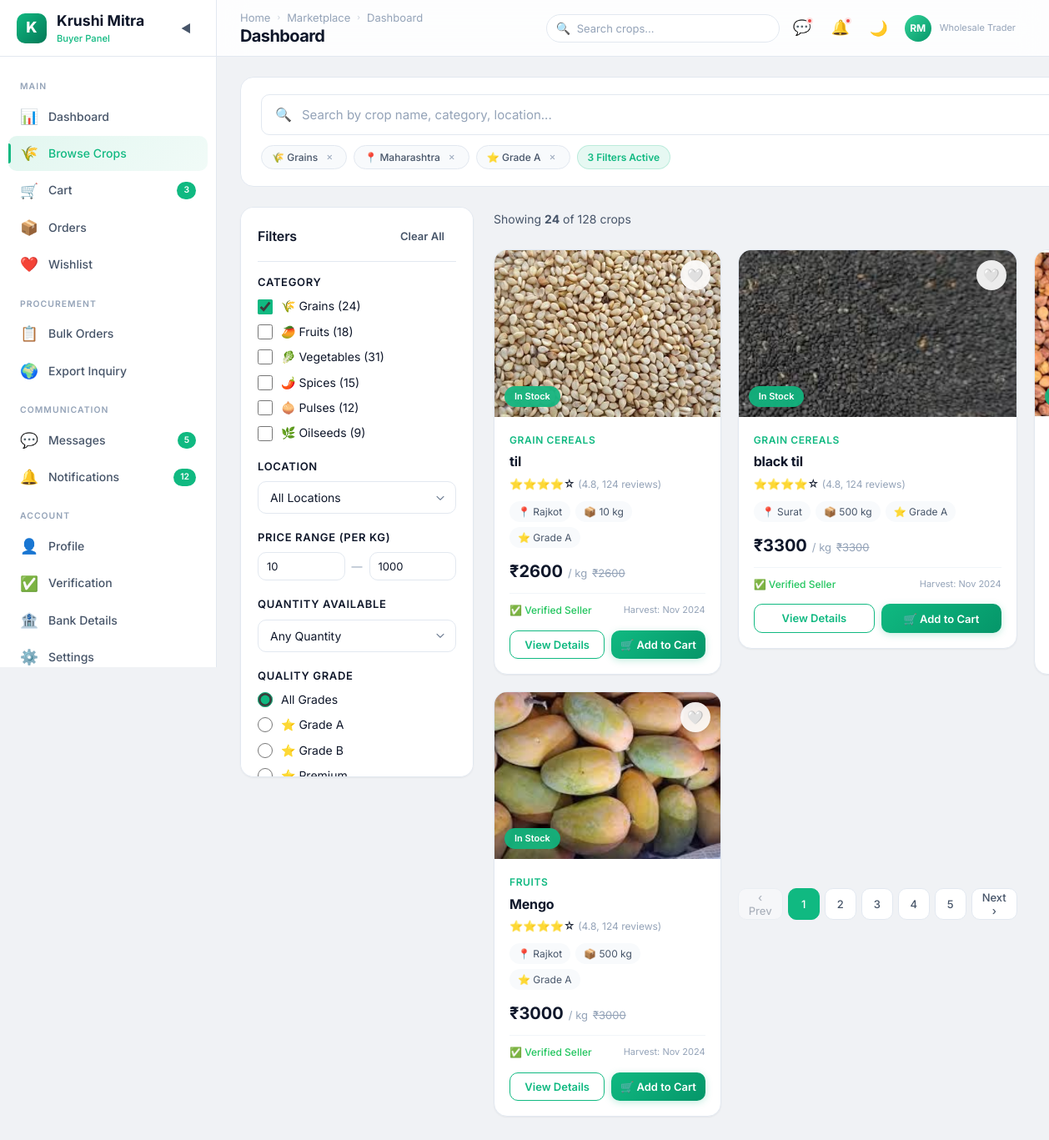
Screenshot of /buyer/browse-crops/ (signed in) with the database file from the repository.
### farmer/models.py (models this page shows)
class crop(models.Model):
    CATEGORY_CHOICES = (
        ('grain cereals', 'Grain cereals'),
        ('vegetables', 'Vegetables'),
        ('fruits', 'Fruits'),
        ('pulses', 'Pulses'),
        ('spices', 'Spices'),
        ('cotton', 'Cotton'),
    )
    user = models.ForeignKey(User,on_delete=models.CASCADE,related_name="seller")
    cropname = models.CharField(max_length=20)
    category = models.CharField(max_length=20 , choices = CATEGORY_CHOICES)
    quantity = models.IntegerField()
    price = models.IntegerField()
    description = models.TextField(null=True, blank=True)
    image = models.FileField(upload_to='crop/images/', null=True, blank=True)
    is_approved = models.BooleanField(default=False)
    created_at = models.DateTimeField(auto_now_add=True)
    def __str__(self):
        return f"{self.user} --> {self.cropname}"

class User(AbstractUser):
    ROLE_CHOICES = (
        ('Farmer', 'Farmer'),
        ('Buyer', 'Buyer'),
        ('Subadmin', 'Subadmin')
    )
    name = models.CharField(max_length=255)
    role = models.CharField(max_length=20, choices=ROLE_CHOICES)
    email = models.EmailField(unique=True,blank=True, null=True)
    city = models.CharField(max_length=100, blank=True, null=True)
    contact = models.CharField(max_length=10, unique=True , blank=True, null=True)
    password = models.CharField(max_length=128)
    is_active = models.BooleanField(default=False)
    def __str__(self):
        if self.email:
            return self.email
        elif self.contact:
            return self.contact
        return "No Data"

### farmer/views.py (the view)
        def wrapper(request, *args, **kwargs):
            if "contact" in request.session:
                try:
                    user = User.objects.get(contact=request.session['contact'])
                    request.uid = user
                    if user.role not in allowed_roles:
                        messages.error(request, "Access Denied")
                        return redirect('login')
                    return view_function(request, *args, **kwargs)
                except User.DoesNotExist:
                    return redirect('login')
            return redirect('login')

### buyer/views.py (called while the page is built)
@check_login(['Buyer'])
def buyer_browse_crops(request):
    all_crops = crop.objects.filter(is_approved = True)
    print("==================>",all_crops)
    context = {'all_crops' : all_crops}
    return render(request, "buyer/browse-crops.html",context)

### farmer/views.py (called while the page is built)
def check_login(allowed_roles):
    def decorator(view_function):
        def wrapper(request, *args, **kwargs):
            if "contact" in request.session:
                try:
                    user = User.objects.get(contact=request.session['contact'])
                    request.uid = user
                    if user.role not in allowed_roles:
                        messages.error(request, "Access Denied")
                        return redirect('login')
                    return view_function(request, *args, **kwargs)
                except User.DoesNotExist:
                    return redirect('login')
            return redirect('login')
        return wrapper
    return decorator

### buyer/templates/buyer/browse-crops.html (shortened to what this page needs)
<!DOCTYPE html>
{% load static %}
<html lang="en" data-theme="light">
<head>
  <link rel="stylesheet" href="{% static 'buyer/css/style.css' %}">
  <link rel="stylesheet" href="{% static 'buyer/css/browse-crops.css' %}">
</head>
<body>
  <div class="app-layout">
    <aside class="sidebar">
      <div class="sidebar-header">
        <div class="sidebar-logo">
          <div class="sidebar-logo-icon">K</div>
          <div>
            <div class="sidebar-logo-text">Krushi Mitra</div>
            <span class="sidebar-logo-sub">Buyer Panel</span>
          </div>
        </div>
        <button class="sidebar-toggle">◀</button>
      </div>
      <nav class="sidebar-nav">
        <div class="sidebar-section-label">Main</div>
        <a href="{% url 'buyer_dashboard' %}" class="sidebar-item" data-tooltip="Dashboard"><span
            class="sidebar-item-icon">📊</span><span class="sidebar-item-text">Dashboard</span></a>
        <a href="{% url 'buyer_browse_crops' %}" class="sidebar-item active" data-tooltip="Browse Crops"><span
            class="sidebar-item-icon">🌾</span><span class="sidebar-item-text">Browse Crops</span></a>
        <a href="{% url 'buyer_cart' %}" class="sidebar-item" data-tooltip="Cart"><span
            class="sidebar-item-icon">🛒</span><span class="sidebar-item-text">Cart</span><span
            class="sidebar-item-badge">3</span></a>
        <a href="{% url 'buyer_orders' %}" class="sidebar-item" data-tooltip="Orders"><span
            class="sidebar-item-icon">📦</span><span class="sidebar-item-text">Orders</span></a>
        <a href="{% url 'buyer_wishlist' %}" class="sidebar-item" data-tooltip="Wishlist"><span
            class="sidebar-item-icon">❤️</span><span class="sidebar-item-text">Wishlist</span></a>
        <div class="sidebar-section-label">Procurement</div>
        <a href="{% url 'buyer_bulk_order' %}" class="sidebar-item" data-tooltip="Bulk Orders"><span
            class="sidebar-item-icon">📋</span><span class="sidebar-item-text">Bulk Orders</span></a>
        <a href="{% url 'buyer_export_inquiry' %}" class="sidebar-item" data-tooltip="Export Inquiry"><span
            class="sidebar-item-icon">🌍</span><span class="sidebar-item-text">Export Inquiry</span></a>
        <div class="sidebar-section-label">Communication</div>
        <a href="{% url 'buyer_messages' %}" class="sidebar-item" data-tooltip="Messages"><span
            class="sidebar-item-icon">💬</span><span class="sidebar-item-text">Messages</span><span
            class="sidebar-item-badge">5</span></a>
        <a href="{% url 'buyer_notifications' %}" class="sidebar-item" data-tooltip="Notifications"><span
            class="sidebar-item-icon">🔔</span><span class="sidebar-item-text">Notifications</span><span
            class="sidebar-item-badge">12</span></a>
        <div class="sidebar-section-label">Account</div>
        <a href="{% url 'buyer_profile' %}" class="sidebar-item" data-tooltip="Profile"><span
            class="sidebar-item-icon">👤</span><span class="sidebar-item-text">Profile</span></a>
        <a href="{% url 'buyer_verification' %}" class="sidebar-item" data-tooltip="Verification"><span
            class="sidebar-item-icon">✅</span><span class="sidebar-item-text">Verification</span></a>
        <a href="{% url 'buyer_bank_details' %}" class="sidebar-item" data-tooltip="Bank Details"><span
            class="sidebar-item-icon">🏦</span><span class="sidebar-item-text">Bank Details</span></a>
        <a href="{% url 'buyer_settings' %}" class="sidebar-item" data-tooltip="Settings"><span
            class="sidebar-item-icon">⚙️</span><span class="sidebar-item-text">Settings</span></a>
      </nav>
    </aside>
    <div class="main-wrapper">
      <header class="navbar">
        <div class="navbar-left">
          <div>
            <div class="breadcrumb"><a href="{% url 'buyer_dashboard' %}">Home</a><span
                class="breadcrumb-sep">›</span><a href="{% url 'buyer_browse_crops' %}">Marketplace</a><span
                class="breadcrumb-sep">›</span><span class="current">Browse Crops</span></div>
            <h1 class="page-title">Browse Crops</h1>
          </div>
        </div>
        <div class="navbar-right">
          <div class="search-box"><span class="search-icon">🔍</span><input type="text" placeholder="Search crops..."
              aria-label="Search"></div>
          <a href="{% url 'buyer_messages' %}" class="nav-btn" title="Messages">💬<span class="badge-dot"></span></a>
          <a href="{% url 'buyer_notifications' %}" class="nav-btn" title="Notifications">🔔<span
              class="badge-dot"></span></a>
          <button class="theme-toggle">🌙</button>
          <div class="dropdown">
            <div class="profile-btn dropdown-trigger">
              <div class="profile-avatar">RM</div>
              <div>
                <div class="profile-role">Wholesale Trader</div>
              </div>
            </div>
          </div>
        </div>
      </header>
      <main class="main-content">
        <section class="browse-header page-reveal">
          <div class="browse-search-area">
            <div class="browse-search-box">
              <span class="browse-search-icon">🔍</span>
              <input type="text" class="browse-search-input" placeholder="Search by crop name, category, location..."
                aria-label="Search crops">
            </div>
            <div class="browse-search-tags">
              <span class="search-tag">🌾 Grains <button class="tag-remove">✕</button></span>
              <span class="search-tag">📍 Maharashtra <button class="tag-remove">✕</button></span>
              <span class="search-tag">⭐ Grade A <button class="tag-remove">✕</button></span>
              <span class="search-tag active-filters">3 Filters Active</span>
            </div>
          </div>
        </section>
        <div class="browse-layout page-reveal">
          <aside class="filter-sidebar card">
            <div class="filter-header">
              <h3 class="card-title">Filters</h3>
              <button class="btn btn-sm btn-ghost clear-filters">Clear All</button>
            </div>
            <div class="filter-section">
              <h4 class="filter-title">Category</h4>
              <div class="filter-options">
                <label class="form-check"><input type="checkbox" checked> 🌾 Grains (24)</label>
                <label class="form-check"><input type="checkbox"> 🥭 Fruits (18)</label>
                <label class="form-check"><input type="checkbox"> 🥬 Vegetables (31)</label>
                <label class="form-check"><input type="checkbox"> 🌶️ Spices (15)</label>
                <label class="form-check"><input type="checkbox"> 🧅 Pulses (12)</label>
                <label class="form-check"><input type="checkbox"> 🌿 Oilseeds (9)</label>
              </div>
            </div>
            <div class="filter-section">
              <h4 class="filter-title">Location</h4>
              <select class="form-select">
                <option>All Locations</option>
              </select>
            </div>
            <div class="filter-section">
              <h4 class="filter-title">Price Range (per kg)</h4>
              <div class="filter-range">
                <input type="number" class="form-input" placeholder="Min ₹" value="10">
                <span>—</span>
                <input type="number" class="form-input" placeholder="Max ₹" value="1000">
              </div>
            </div>
            <div class="filter-section">
              <h4 class="filter-title">Quantity Available</h4>
              <select class="form-select">
                <option>Any Quantity</option>
              </select>
            </div>
            <div class="filter-section">
              <h4 class="filter-title">Quality Grade</h4>
              <div class="filter-options">
                <label class="form-check"><input type="radio" name="grade" checked> All Grades</label>
                <label class="form-check"><input type="radio" name="grade"> ⭐ Grade A</label>
                <label class="form-check"><input type="radio" name="grade"> ⭐ Grade B</label>
                <label class="form-check"><input type="radio" name="grade"> ⭐ Premium</label>
              </div>
            </div>
          </aside>
          <div class="results-container">
            <div class="results-header">
              <div class="results-count">Showing <strong>24</strong> of 128 crops</div>
            </div>
            <div class="crop-grid">
              {%for crop in all_crops %}
              <form action="{% url 'buyer_addto_cart'%}" method="post">
                <div class="crop-card card card-float" data-crop>
                  <div class="crop-card-img-wrapper">
                    <img src="{{crop.image.url}}" alt="Basmati Rice" loading="lazy">
                    <button class="wishlist-toggle">🤍</button>
                    <span class="crop-stock-badge in-stock">In Stock</span>
                  </div>
                  <div class="crop-card-body">
                    <div class="crop-card-category">{{crop.category}}</div>
                    <h3 class="crop-card-name">{{crop.cropname}}</h3>
                    <div class="crop-card-rating">⭐⭐⭐⭐☆ <span class="rating-count">(4.8, 124 reviews)</span></div>
                    <div class="crop-card-details">
                      <span class="crop-detail">📍 {{crop.user.city}}</span>
                      <span class="crop-detail">📦 {{crop.quantity}} kg</span>
                      <span class="crop-detail">⭐ Grade A</span>
                    </div>
                    <div class="crop-card-price">
                      <span class="price">₹{{crop.price}}</span>
                      <span class="price-unit">/ kg</span>
                      <span class="price-discount">₹{{crop.price}}</span>
                    </div>
                    <div class="crop-card-footer">
                      <span class="crop-seller-status">✅ Verified Seller</span>
                      <span class="crop-harvest">Harvest: Nov 2024</span>
                    </div>
                    <div class="crop-card-actions">
                      <a href="{% url 'buyer_crop_details' pk=crop.id %}" class="btn btn-outline btn-sm flex-1">View
                        Details</a>
                      <button href="{% url 'buyer_cart' %}" class="btn btn-primary btn-sm flex-1">🛒 Add to
                        Cart</button>
                    </div>
                  </div>
                </div>
              </form>
              {%endfor%}
              <div class="pagination">
                <button class="page-btn disabled">‹ Prev</button>
                <button class="page-btn active">1</button>
                <button class="page-btn">2</button>
                <button class="page-btn">3</button>
                <button class="page-btn">4</button>
                <button class="page-btn">5</button>
                <button class="page-btn">Next ›</button>
              </div>
            </div>
          </div>
      </main>
    </div>
  </div>
</body>
</html>

### rows the page displays
crop: image (picture), category "GRAIN CEREALS", cropname "til", user.city "Rajkot", quantity "10", price "2600"
crop: image (picture), category "GRAIN CEREALS", cropname "black til", user.city "Surat", quantity "500", price "3300"
crop: image (picture)
crop: image (picture), category "FRUITS", cropname "Mengo", user.city "Rajkot", quantity "500", price "3000"
